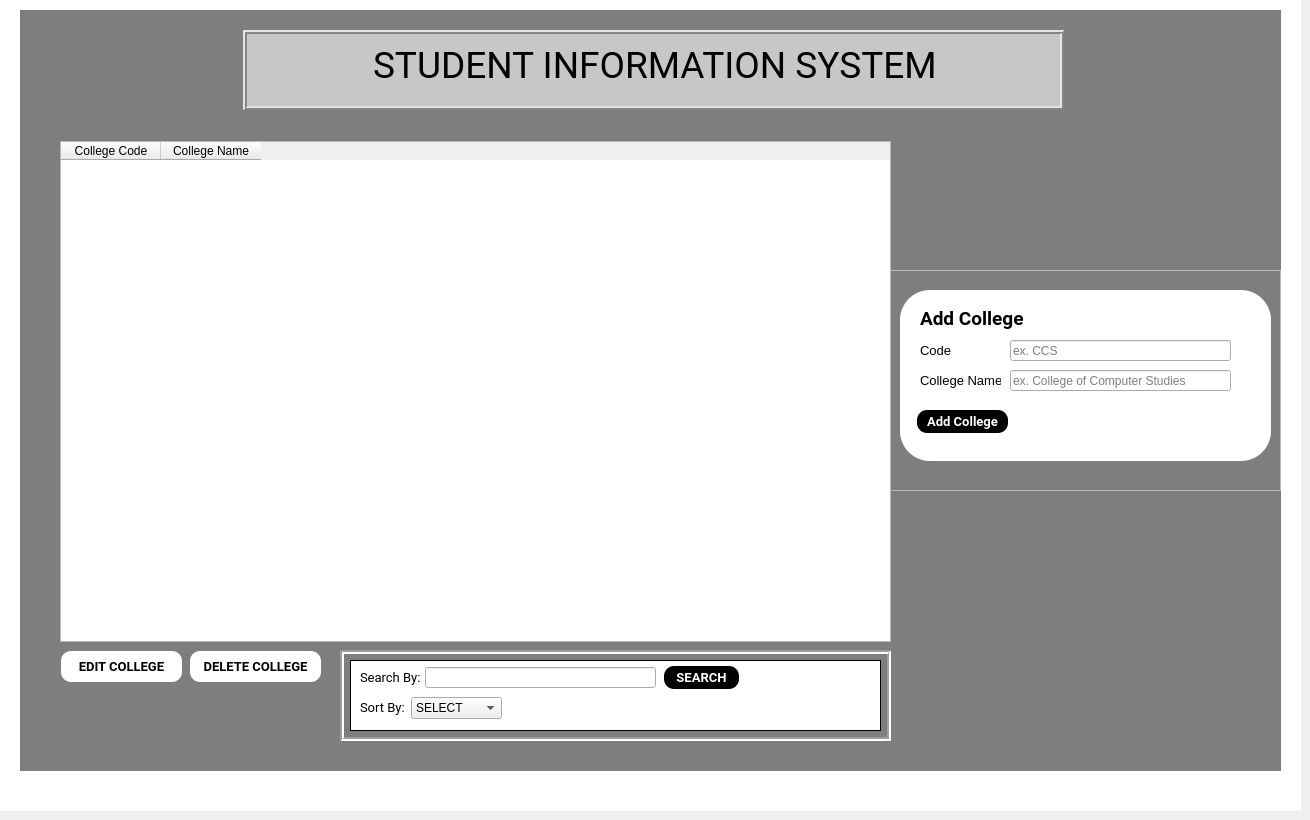
    <widget class="QWidget" name="College">
     <attribute name="title">
      <string>COLLEGE</string>
     </attribute>
     <widget class="QLabel" name="Bground_2">
      <property name="geometry">
       <rect>
        <x>0</x>
        <y>0</y>
        <width>1301</width>
        <height>811</height>
       </rect>
      </property>
      <property name="styleSheet">
       <string notr="true">background-color: rgb(255, 255, 255);</string>
      </property>
      <property name="text">
       <string/>
      </property>
     </widget>
     <widget class="QLabel" name="bgroujd2_2">
      <property name="geometry">
       <rect>
        <x>20</x>
        <y>10</y>
        <width>1261</width>
        <height>761</height>
       </rect>
      </property>
      <property name="styleSheet">
       <string notr="true">background-color:rgb(126, 126, 126)</string>
      </property>
      <property name="text">
       <string/>
      </property>
     </widget>
     <widget class="QFrame" name="TITLEFRAME_2">
      <property name="geometry">
       <rect>
        <x>243</x>
        <y>30</y>
        <width>821</width>
        <height>80</height>
       </rect>
      </property>
      <property name="styleSheet">
       <string notr="true">background-color: rgb(199, 199, 199)</string>
      </property>
      <property name="frameShape">
       <enum>QFrame::Box</enum>
      </property>
      <property name="frameShadow">
       <enum>QFrame::Raised</enum>
      </property>
      <property name="lineWidth">
       <number>2</number>
      </property>
      <widget class="QLabel" name="TITLE_2">
       <property name="geometry">
        <rect>
         <x>130</x>
         <y>10</y>
         <width>581</width>
         <height>51</height>
        </rect>
       </property>
       <property name="font">
        <font>
         <family>Roboto</family>
         <pointsize>28</pointsize>
        </font>
       </property>
       <property name="text">
        <string>STUDENT INFORMATION SYSTEM</string>
       </property>
      </widget>
     </widget>
     <widget class="QPushButton" name="DeleteSt_2">
      <property name="geometry">
       <rect>
        <x>190</x>
        <y>651</y>
        <width>131</width>
        <height>31</height>
       </rect>
      </property>
      <property name="font">
       <font>
        <family>Roboto</family>
        <pointsize>10</pointsize>
        <weight>75</weight>
        <bold>true</bold>
       </font>
      </property>
      <property name="styleSheet">
       <string notr="true">background-color:rgb(255, 255, 255);
color: rgb(0, 0, 0);
font-weight: bold;
border-radius: 10px;</string>
      </property>
      <property name="text">
       <string>DELETE COLLEGE</string>
      </property>
      <property name="checkable">
       <bool>false</bool>
      </property>
     </widget>
     <widget class="QPushButton" name="EditSt_2">
      <property name="geometry">
       <rect>
        <x>61</x>
        <y>651</y>
        <width>121</width>
        <height>31</height>
       </rect>
      </property>
      <property name="font">
       <font>
        <family>Roboto</family>
        <pointsize>10</pointsize>
        <weight>75</weight>
        <bold>true</bold>
       </font>
      </property>
      <property name="styleSheet">
       <string notr="true">background-color:rgb(255, 255, 255);
color: rgb(0, 0, 0);
font-weight: bold;
border-radius: 10px;</string>
      </property>
      <property name="text">
       <string>EDIT COLLEGE</string>
      </property>
      <property name="checkable">
       <bool>false</bool>
      </property>
     </widget>
     <widget class="QFrame" name="frame_3">
      <property name="geometry">
       <rect>
        <x>340</x>
        <y>650</y>
        <width>551</width>
        <height>91</height>
       </rect>
      </property>
      <property name="frameShape">
       <enum>QFrame::Box</enum>
      </property>
      <property name="frameShadow">
       <enum>QFrame::Sunken</enum>
      </property>
      <property name="lineWidth">
       <number>2</number>
      </property>
      <widget class="QLabel" name="label_11">
       <property name="geometry">
        <rect>
         <x>10</x>
         <y>10</y>
         <width>531</width>
         <height>71</height>
        </rect>
       </property>
       <property name="styleSheet">
        <string notr="true">background-color: rgb(255, 255, 255);</string>
       </property>
       <property name="frameShape">
        <enum>QFrame::Box</enum>
       </property>
       <property name="text">
        <string/>
       </property>
      </widget>
      <widget class="QLabel" name="Search">
       <property name="geometry">
        <rect>
         <x>20</x>
         <y>17</y>
         <width>61</width>
         <height>21</height>
        </rect>
       </property>
       <property name="font">
        <font>
         <family>Roboto</family>
         <pointsize>10</pointsize>
        </font>
       </property>
       <property name="text">
        <string>Search By:</string>
       </property>
      </widget>
      <widget class="QComboBox" name="Sortbox">
       <property name="geometry">
        <rect>
         <x>71</x>
         <y>47</y>
         <width>91</width>
         <height>22</height>
        </rect>
       </property>
       <property name="editable">
        <bool>false</bool>
       </property>
       <item>
        <property name="text">
         <string>SELECT</string>
        </property>
       </item>
       <item>
        <property name="text">
         <string>COLLEGE CODE</string>
        </property>
       </item>
       <item>
        <property name="text">
         <string>COLLEGE NAME</string>
        </property>
       </item>
      </widget>
      <widget class="QLineEdit" name="Searchbox">
       <property name="geometry">
        <rect>
         <x>85</x>
         <y>17</y>
         <width>231</width>
         <height>21</height>
        </rect>
       </property>
       <property name="placeholderText">
        <string/>
       </property>
      </widget>
      <widget class="QLabel" name="Sort">
       <property name="geometry">
        <rect>
         <x>20</x>
         <y>47</y>
         <width>51</width>
         <height>21</height>
        </rect>
       </property>
       <property name="font">
        <font>
         <family>Roboto</family>
         <pointsize>10</pointsize>
        </font>
       </property>
       <property name="text">
        <string>Sort By:</string>
       </property>
      </widget>
      <widget class="QPushButton" name="Searchbutton">
       <property name="geometry">
        <rect>
         <x>324</x>
         <y>16</y>
         <width>75</width>
         <height>23</height>
        </rect>
       </property>
       <property name="font">
        <font>
         <family>Roboto</family>
         <pointsize>10</pointsize>
         <weight>75</weight>
         <bold>true</bold>
        </font>
       </property>
       <property name="styleSheet">
        <string notr="true">background-color:rgb(0, 0, 0);
color: rgb(255, 255, 255);
font-weight: bold;
border-radius: 10px;</string>
       </property>
       <property name="text">
        <string>SEARCH</string>
       </property>
      </widget>
     </widget>
     <widget class="QFrame" name="SIDEADD_3">
      <property name="geometry">
       <rect>
        <x>890</x>
        <y>270</y>
        <width>391</width>
        <height>221</height>
       </rect>
      </property>
      <property name="frameShape">
       <enum>QFrame::StyledPanel</enum>
      </property>
      <property name="frameShadow">
       <enum>QFrame::Raised</enum>
      </property>
      <widget class="QLabel" name="BOXADD_3">
       <property name="geometry">
        <rect>
         <x>10</x>
         <y>20</y>
         <width>371</width>
         <height>171</height>
        </rect>
       </property>
       <property name="styleSheet">
        <string notr="true">background-color: rgb(255, 255, 255);
border-radius: 30px;
</string>
       </property>
       <property name="text">
        <string/>
       </property>
      </widget>
      <widget class="QLabel" name="ADDSTUDENT_4">
       <property name="geometry">
        <rect>
         <x>30</x>
         <y>38</y>
         <width>121</width>
         <height>21</height>
        </rect>
       </property>
       <property name="font">
        <font>
         <family>Roboto</family>
         <pointsize>14</pointsize>
         <weight>75</weight>
         <bold>true</bold>
        </font>
       </property>
       <property name="styleSheet">
        <string notr="true">font-weight: bold;
</string>
       </property>
       <property name="text">
        <string>Add College</string>
       </property>
      </widget>
      <widget class="QLabel" name="AddCCode">
       <property name="geometry">
        <rect>
         <x>30</x>
         <y>74</y>
         <width>47</width>
         <height>13</height>
        </rect>
       </property>
       <property name="font">
        <font>
         <pointsize>10</pointsize>
        </font>
       </property>
       <property name="text">
        <string>Code</string>
       </property>
      </widget>
      <widget class="QLabel" name="CollegeN">
       <property name="geometry">
        <rect>
         <x>30</x>
         <y>102</y>
         <width>81</width>
         <height>16</height>
        </rect>
       </property>
       <property name="font">
        <font>
         <pointsize>10</pointsize>
        </font>
       </property>
       <property name="text">
        <string>College Name</string>
       </property>
      </widget>
      <widget class="QLineEdit" name="AddCCodeBox">
       <property name="geometry">
        <rect>
         <x>120</x>
         <y>70</y>
         <width>221</width>
         <height>21</height>
        </rect>
       </property>
       <property name="text">
        <string/>
       </property>
       <property name="placeholderText">
        <string>ex. CCS</string>
       </property>
      </widget>
      <widget class="QLineEdit" name="CollegeNbox">
       <property name="geometry">
        <rect>
         <x>120</x>
         <y>100</y>
         <width>221</width>
         <height>21</height>
        </rect>
       </property>
       <property name="placeholderText">
        <string>ex. College of Computer Studies</string>
       </property>
      </widget>
      <widget class="QPushButton" name="AddCo">
       <property name="geometry">
        <rect>
         <x>27</x>
         <y>140</y>
         <width>91</width>
         <height>23</height>
        </rect>
       </property>
       <property name="font">
        <font>
         <family>Roboto</family>
         <pointsize>10</pointsize>
         <weight>75</weight>
         <bold>true</bold>
        </font>
       </property>
       <property name="styleSheet">
        <string notr="true">background-color:rgb(0,0,0);
color: rgb(255, 255, 255);
font-weight: bold;
border-radius: 10px;</string>
       </property>
       <property name="text">
        <string>Add College</string>
       </property>
      </widget>
     </widget>
     <widget class="QTableWidget" name="COLLEGETABLE">
      <property name="geometry">
       <rect>
        <x>60</x>
        <y>141</y>
        <width>831</width>
        <height>501</height>
       </rect>
      </property>
      <property name="sortingEnabled">
       <bool>true</bool>
      </property>
      <column>
       <property name="text">
        <string>College Code</string>
       </property>
      </column>
      <column>
       <property name="text">
        <string>College Name</string>
       </property>
      </column>
     </widget>
    </widget>
